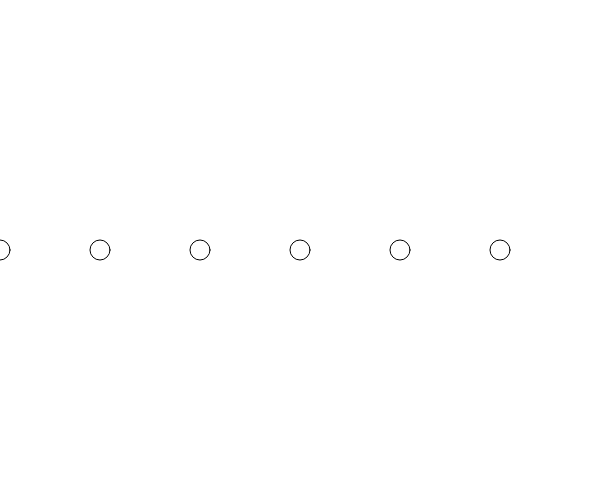
Frame 1 (no input)
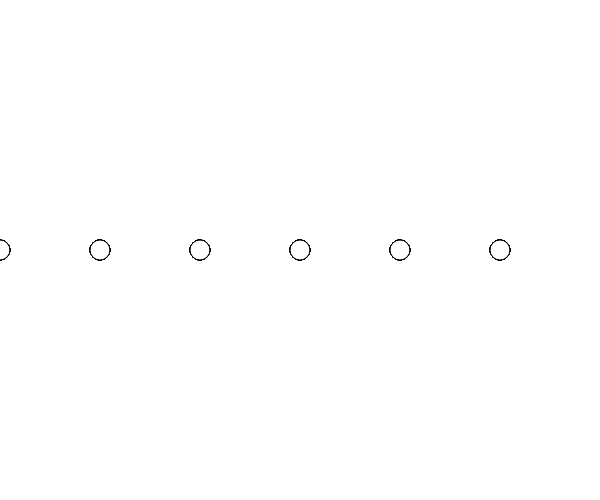
Frame 60 (no input)
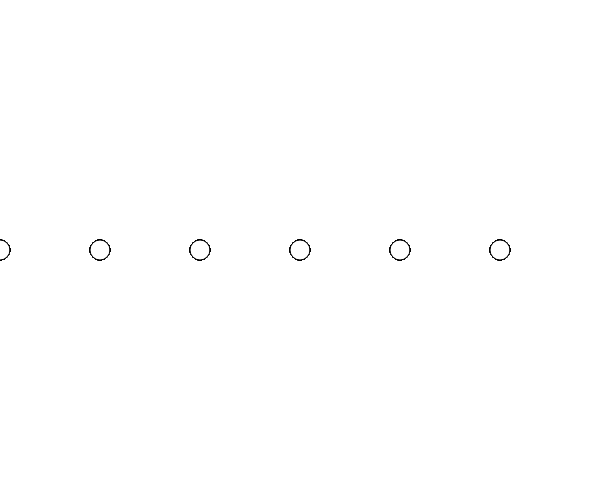
Frame 120 (the mouse pressed at the canvas centre since frame 60)

The p5.js sketch that drew these frames (run headless with seeded random() and noise() and a simulated clock; from frame 60 on, the mouse is pressed at the canvas centre):

// p5.js sketch
// ── sketch.js
function setup() {
  // put setup code here

  createCanvas(600, 500);
}

function draw() {
  // put drawing code here

    var x = 0;
    while (x < width) {
        ellipse (x, height / 2, 20, 20);
        x += 100;  //we control the number of loops here
    }
}
